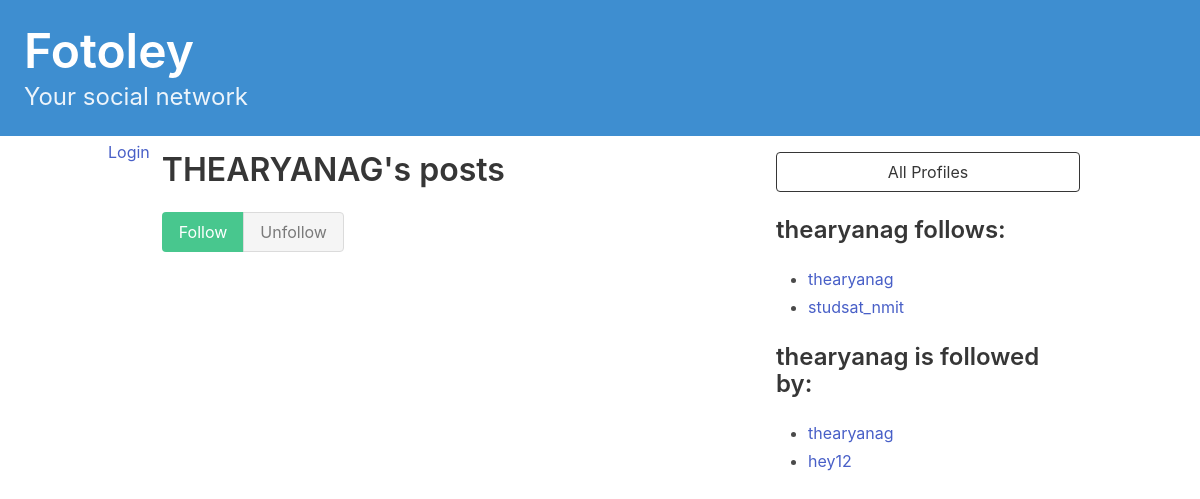
Page /profile/1/ on the committed database.
### fotoapp/models.py (models this page shows)
class Profile(models.Model):
    user = models.OneToOneField(User, on_delete=models.CASCADE)
    bio = models.TextField(max_length=500, blank=True)
    location = models.CharField(max_length=30, blank=True)
    birth_date = models.DateField(null=True, blank=True)
    follows = models.ManyToManyField('self', related_name='followed_by', symmetrical=False , blank=True)
    def __str__(self):
        return self.user.username

### fotoapp/views.py (the view, shortened to what this page needs)
# urls.py: path('profile/<int:pk>/', views.profile_detail, name='profile_detail'),
def profile_detail(request, pk):
    profile = Profile.objects.get(pk=pk)
    return render(request, 'fotoapp/profile_detail.html', {'profile': profile})

### fotoapp/templates/fotoapp/profile_detail.html (shortened to what this page needs)
{% extends 'base.html' %}
{% block content %}
<div class="column">
    <div class="block">
        <h1 class="title is-3">
            {{profile.user.username|upper}}'s posts
        </h1>
        <form method="post">
            <div class="buttons has-addons">
                {% if profile in user.profile.follows.all %}
                <button class="button is-success is-static">Follow</button>
                <button class="button is-danger" name="follow" value="unfollow">
                    Unfollow
                </button>
                {% else %}
                <button class="button is-success" name="follow" value="follow">
                    Follow
                </button>
                <button class="button is-danger is-static">Unfollow</button>
                {% endif %}
            </div>
        </form>
    </div>
</div>
<div class="column is-one-third">
    <div class="block">
        <a href="{% url 'profile_list' %}">
            <button class="button is-dark is-outlined is-fullwidth">
                All Profiles
            </button>
        </a>
    </div>
    <div class="block">
        <h3 class="title is-4">
            {{profile.user.username}} follows:
        </h3>
        <div class="content">
            <ul>
                {% for following in profile.follows.all %}
                <li>
                    <a href="{% url 'profile_detail' following.id %}">
                        {{ following }}
                    </a>
                </li>
                {% endfor %}
            </ul>
        </div>
    </div>
    <div class="block">
        <h3 class="title is-4">
            {{profile.user.username}} is followed by:
        </h3>
        <div class="content">
            <ul>
                {% for follower in profile.followed_by.all %}
                <li>
                    <a href="{% url 'profile_detail' follower.id %}">
                        {{ follower }}
                    </a>
                </li>
                {% endfor %}
            </ul>
        </div>
    </div>
</div>
{% endblock content %}

### rows in the picture
Profile: user.username "THEARYANAG", user.username "thearyanag"
Profile: user.username "studsat_nmit"
Profile: user.username "hey12"
